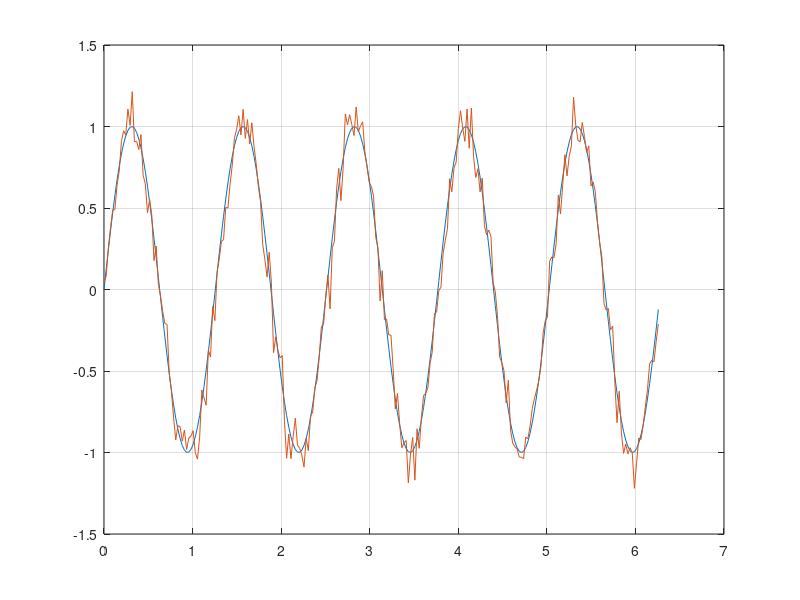
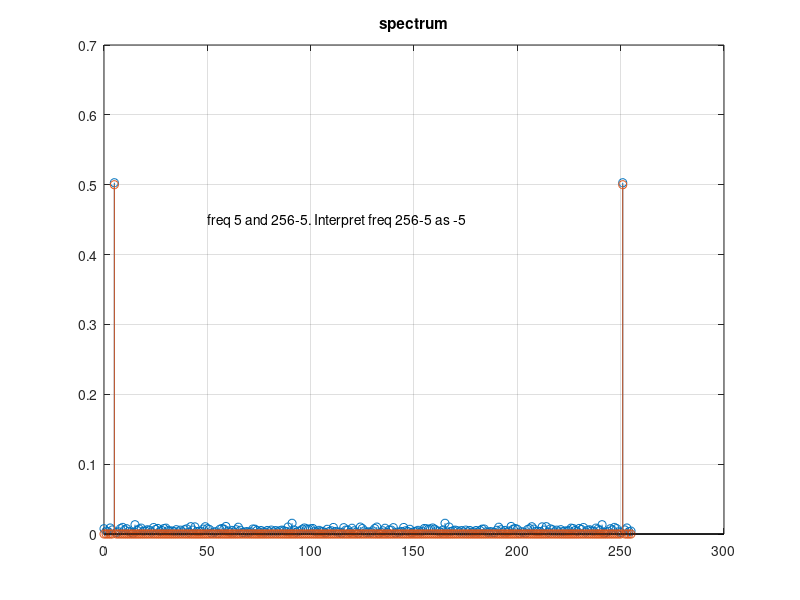
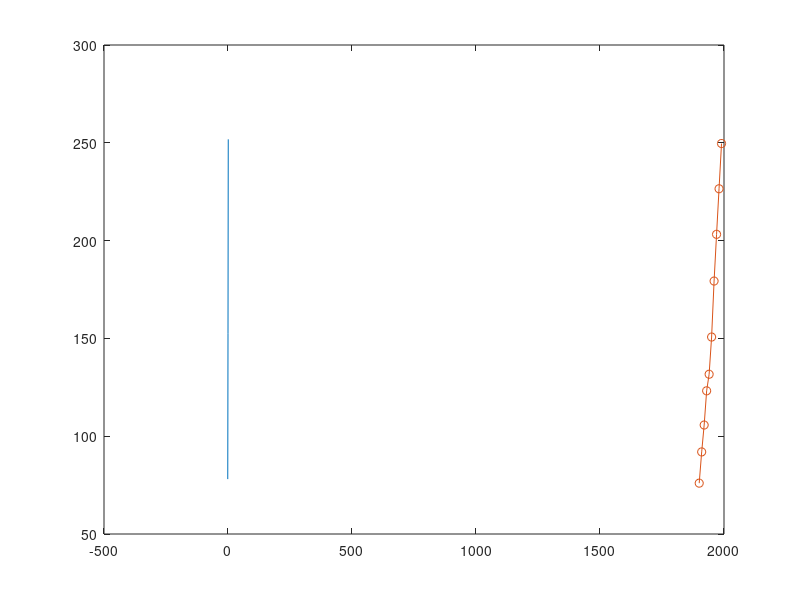
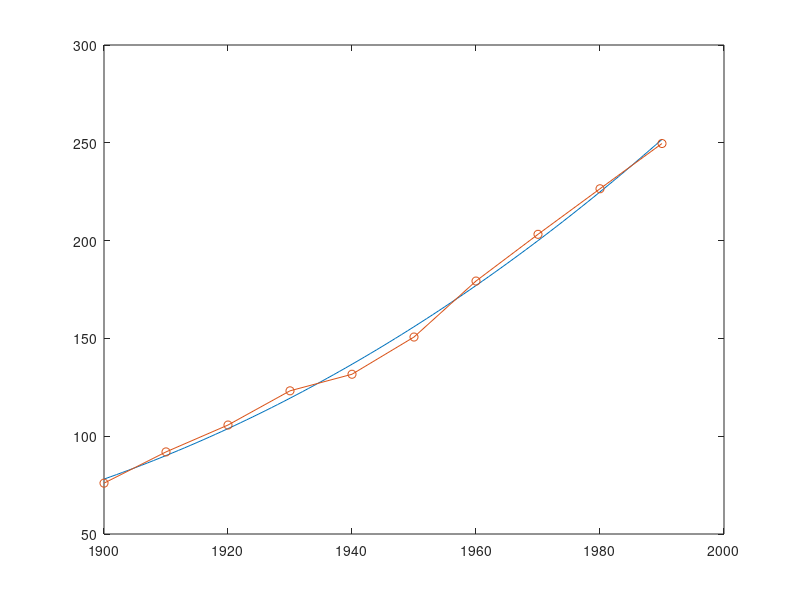

Reproduce these figures in MATLAB, in order. (Note: this script raises an error after producing the figures.)
% Problem1
%a 
t = [1900; 1910; 1920; 1930; 1940; 1950; 1960; 1970; 1980; 1990];
T = length(t);
A = [ones(T,1), t, t.^2, t.^3];


b = [75.995; 91.972; 105.711; 123.203; 131.669; 150.697; 179.323; 203.212; 226.505; 249.633];

%b
% A'Ax = A'b
x = (A' * A)\ A' * b;

tt = (1900:1990)';
pt = x(1) + x(2) * tt +  x(3) * tt.^2 + x(4) * tt.^3;

figure(1)
plot(tt, pt, t, b, '-o');

%c
% Prove that x'A'Ax>= for any x
% Say Ax = y
% y'y = norm(y) >= for any y
% This implies that x'A'Ax>= for any x
rank(A)
% rank(A) = 4
L = chol(A' * A, 'lower');
z = A' * b ; 
y = L \ z; 
x2 = L' \ y; 
 

%d
[Q,R] = qr(A);
%Rx = Q'b
bQ = Q'*b;
x3 = R(1:4, :) \ bQ(1:4);

figure(4)
tt = (1900:1990)';
pz = x3(1) + x3(2) * tt +  x3(3) * tt.^2 + x3(4) * tt.^3;
plot(tt, pz, t, b, '-o')

%Problem2
%a
t = [1900; 1910; 1920; 1930; 1940; 1950; 1960; 1970; 1980; 1990];
T = length(t);
x = (t - 1945) / 45; 

p0 = x.^0;
p1 = x;
p2 = 0.5 * (3*x.^2 - 1);
p3 = 0.5 * (5*x.^3 - 3*x);

P = [ones(T, 1), p1, p2, p3];

%The resulting polynomials are orthogonal because the dot products of the
%vectors are all 0

%b
% P'Py= P'b
y = (P' * P) \(P' *b);
% y = [152.4013 86.6472 12.5160 0.2035]'
% y is much larger than x
tt = ((1900-1945)/45:(1990-1945)/45)';
py = y(1) + y(2) * tt +  y(3) * tt.^2 + y(4) * tt.^3;

figure(2)
plot(tt, py, t, b, '-o')

%c
[Q,R] = qr(P);
bQ = Q'*b;
y2 = R(1:4, :) \ bQ(1:4);

% y2 = [152.4013 86.6472 12.516 0.2035]'
tt = ((1900-1945)/45:(1990-1945)/45)';
px = y2(1) + y2(2) * tt +  y2(3) * tt.^2 + y2(4) * tt.^3;

figure(3)
plot(tt, px, t, b, '-o')

%Problem 3
close all
clear vars
% fourier transform defs
% h(w) = int[h(t)*exp(-iwt)*dt]
% h(t) = 1/2pi * int[ H(w) * exp(iwt) dw ] - inverse
close all;
clearvars;
N = 256;
dx = 2 * pi / N;
x = (0:N-1)' * dx;
w_n = (0:N-1)'; % freq
sn = 0.1;
dz = sn*randn(N,1);
y = sin(5*x);
z = y + dz;
figure(1);
title('y and z');
plot(x, y, x, z);
grid on;
% fourier transform / spectrum of y
y_w = fft(y);
y_abs_dx_plot = abs(y_w) * dx / (2*pi);  %  plot amplitudes (normalized)
z_w = fft(z);
z_abs_dx_plot = abs(z_w) * dx / (2*pi);  %  plot amplitudes (normalized)
figure(2);
stem(w_n, z_abs_dx_plot); %
title('spectrum')
hold on
stem(w_n, y_abs_dx_plot); % freq at 5 and 256-5, 256-5 represents freq -5
text(50, 0.45,  'freq 5 and 256-5. Interpret freq 256-5 as -5')
grid on;
z_w_2 = thresh(z_w, 2);
z_w_3 = thresh(z_w, 3);
z_w_4 = thresh(z_w, 4);
s_2 = ifft(z_w_2);
s_3 = ifft(z_w_3);
s_4 = ifft(z_w_4);
figure(3)
plot(x, z, x, s_2, x, s_3, x, s_4); % cannot see well
grid on
legend('z', 's_2', 's_3', 's_4')
figure(4)
subplot(4, 1, 1);
plot(x, z); grid on;
title('z')
subplot(4, 1, 2);
plot(x, s_2); grid on;
title('s_2')
subplot(4, 1, 3);
plot(x, s_3); grid on;
title('s_3')
subplot(4, 1, 4);
plot(x, s_4); grid on;
title('s_4')
% zoom into filtered s_4
figure(5)
plot(x, s_4, x, y); grid on;
legend('s_4', 'y')
% conclusions
% original y gets progreessively better extracted with the increased threshold
% (in other words noise better filtered as we increase the threshold)
% (s2, s3, s4 are progressively closer to the original y)
% however original y gets distorted - as one can see from fig 5 -
% s_4 > 1 at peak 2, 4 and less s4 < 1, i.e. we don't fully recover
% original y

%Problem4

close all
clearvars
%% Read the audio signal x and the sampling rate fs
[x, fs] = audioread('/Users/sophiagrach/Documents/MATLAB/bison_and_marmot 3.wav');
[n, ~] = size(x);
t = (1:n)'*(1/fs);
%% Plot the left (x(:,1)) and right channel (x(:,2)) of the audio signal
figure(1)
subplot(2,1,1);
plot(t, x(:, 1))
grid on;
title("The bison and the marmot: left channel");
xlabel("Time [s]");
axis tight;
subplot(2,1,2);
plot(t, x(:, 2))
grid on;
title("The bison and the marmot: right channel");
xlabel("Time [s]");
axis tight;
saveas(gcf,"bison_and_marmot","pdf");
%% Plot the DFT of the left and right channel of the audio signal
dt = 1 / fs;
fHz = [0:n/2-1, n/2, -n/2+1:-1]' * (fs / n); % freq vector
fkHz = fHz / 1000;
fft_l = fft(x(:, 1));
fft_r = fft(x(:, 2));
abs_fft_l = abs(fft_l) * dt;
abs_fft_r = abs(fft_r) * dt;
figure(2)
subplot(2,1,1);
plot(fkHz, abs_fft_l);
grid on;
title("The bison and the marmot: left channel frequency");
xlabel("Frequency [kHz]");  
axis tight;
subplot(2,1,2);
plot(fkHz, abs_fft_r);
grid on;
title("The bison and the marmot: right channel frequency");
xlabel("Frequency [kHz]");
axis tight;
saveas(gcf,"bison_and_marmot_frequency","pdf");
%% Set-up the low-pass filter, separate bison from marmot
% d) - h)
f_cut = 1.3 * 1000;
% bison
idx_b = find(abs(fHz) <= f_cut);
fft_b_l = zeros(n, 1);
fft_b_r = zeros(n, 1);
fft_b_l(idx_b) = fft_l(idx_b);
fft_b_r(idx_b) = fft_r(idx_b);
% marmot
idx_m = find(abs(fHz) > f_cut);
fft_m_l = zeros(n, 1);
fft_m_r = zeros(n, 1);
fft_m_l(idx_m) = fft_l(idx_m);
fft_m_r(idx_m) = fft_r(idx_m);
% plots
figure(3)
subplot(2,1,1);
plot(fkHz, abs(fft_b_l)*dt);
grid on;
title("The bison: left channel frequency");
xlabel("Frequency [kHz]");  
axis tight;
subplot(2,1,2);
plot(fkHz, abs(fft_m_l)*dt);
grid on;
title("The marmot: left channel frequency");
xlabel("Frequency [kHz]");  
axis tight;
% inverse ft, revover sounds
x_b_l = ifft(fft_b_l);
x_b_r = ifft(fft_b_r);
x_m_l = ifft(fft_m_l);
x_m_r = ifft(fft_m_r);
% write the the recovered signals to .wav files
audiowrite("bison_recovered_CT.wav", [x_b_l, x_b_r], fs);
audiowrite("marmot_recovered_CT.wav",[x_m_l, x_m_r], fs);
% plots
figure(4)
subplot(2,1,1);
plot(fkHz, x_b_l)
title("American bison - snorts: left channel (recovered)");
xlabel("Time [s]");
axis tight;
subplot(2,1,2);
plot(fkHz, x_b_r)
title("American bison - snorts: right channel (recovered)");
xlabel("Time [s]");
axis tight;
saveas(gcf,"bison_recovered","pdf");
% Plot the left and right channel of the audio signal containing the marmot
figure(5)
subplot(2,1,1);
plot(fkHz, x_m_l)
title("Alpine marmot - close-up shrill call: left channel (recovered)");
xlabel("Time [s]");
axis tight;
subplot(2,1,2);
plot(fkHz, x_m_r)
title("Alpine marmot - close-up shrill call: right channel (recovered)");
xlabel("Time [s]");
axis tight;
saveas(gcf,"marmot_recovered","pdf");

% Problem5
clear vars;
close all;

% a : A = Q0 * A1 * Q0'
% If A1 = R0 * Q0 then R0 =A1 * Q0'
% If A = Q0 * R0, then if we substitute R0,
% the resulting equation is :
% A = Q0 * A1 * Q0'

% b : A = (Q0*Q1) * A2 * (Q0*Q1)'
% If A2 = R1 * Q1, then R1 = A2 * Q1' 
% Therefore if we substitute R1, 
% A1 = Q1 * A2 * Q1' 
% If A1 = R0 * Q0, then Q1 * A2 * Q1' = R0 * Q0 
% and R0 = Q1 * A2 * Q1' * Q0' 
% If we substitute R0 in the equation for A, 
% A = Q0 * R0 = Q0 * Q1 *A2 * Q1' * Q0' 
% Therefore A = (Q0 * Q1) * A2 * (Q0 * Q1)' 

% c : Q0*Q1 is orthogonal
% Q0 is orthogonal by definition of QR factorization
% Q1 is orthogonal by definition of QR factorization
% Q0'*Q0 = I Q1'*Q1 = I
% (Q0 * Q1)' * Q0 * Q1 = Q1' * Q0' * Q0 * Q1
%  = Q1' * I * Q1 = Q1' * Q1 = I 
% Therefore Q0 * Q1 is orthogonal

% d : A, A1, A2 all have the same eigenvalues
% From the resulting transforms in a, b, and c, we know that matrices 
% A, A1, and A2 are similar. If the 3 matrices are similar, then they must
% have the same eigenvalues 

% e & f

fprintf('M1:\n')
M1 = [1 -2 8; 
      7 -7 6; 
      5 7 -8];

tol = 1e-5;
N = 100;
A = M1;
for ii = 1:N
    [Q, R] = qr(A);
    A = R * Q;
    if abs(A(2, 1)) <= tol && ...
            abs(A(3, 1)) <= tol && ...
            abs(A(3, 2)) <= tol
        disp('converged')
        break
    end
end

%converged
%number of iterations 97
%eigen values:
%-13.051159
%-6.767949
%5.819108

fprintf('M2:\n')
M2 = [ 4 -2 3 -7; 1 2 6 8; 8 5 1 -5; -5 8 -5 3];
tol = 1e-5;
N = 300;
A = M2;
for ii = 1:N
    [Q, R] = qr(A);
    A = R * Q;
    if abs(A(2, 1)) <= tol && ...
            abs(A(3, 1)) <= tol && ...
            abs(A(3, 2)) <= tol && ...
            abs(A(4, 1)) <= tol && ...
            abs(A(4, 2)) <= tol && ...
            abs(A(4, 3)) <= tol
        disp('converged')
        break
    end
end

% converged
%number of iterations 107
%eigen values:
%13.829866
%-10.245535
%8.916750
%-2.501082
num_iterations = ii;
if ii == N
    disp('did not converge')
end
eigen_values = diag(A);
fprintf('number of iterations %d\n', num_iterations)
fprintf('eigen values:\n')
fprintf('%f\n', eigen_values)
